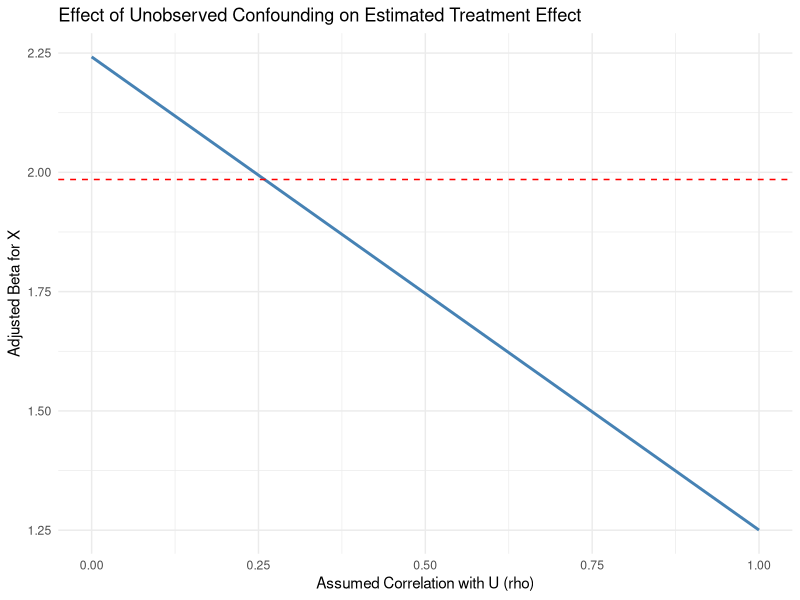

Recreate this plot in R.
## ---- chunk 1
knitr::opts_chunk$set(echo = TRUE, message = FALSE, warning = FALSE)
library(dplyr)
library(ggplot2)
# Optional: Uncomment to use sensemakr
# install.packages("sensemakr")
# library(sensemakr)
## ---- chunk 2
set.seed(123)
n <- 1000

U <- rnorm(n)  # unobserved confounder
X <- rbinom(n, 1, prob = plogis(0.3 * U))  # treatment depends on U
Y <- 2 * X + 1.5 * U + rnorm(n)  # outcome depends on X and U

data <- data.frame(X, Y, U)
## ---- chunk 3
naive_model <- lm(Y ~ X, data = data)
summary(naive_model)
## ---- chunk 4
true_model <- lm(Y ~ X + U, data = data)
summary(true_model)
## ---- chunk 5
bias_sim <- data.frame(
  rho = seq(0, 1, by = 0.05)
) %>%
  mutate(
    bias = rho * sd(U),
    adjusted_beta = coef(naive_model)[["X"]] - bias
  )

ggplot(bias_sim, aes(x = rho, y = adjusted_beta)) +
  geom_line(color = "steelblue", size = 1) +
  geom_hline(yintercept = coef(true_model)[["X"]], linetype = "dashed", color = "red") +
  labs(title = "Effect of Unobserved Confounding on Estimated Treatment Effect",
       x = "Assumed Correlation with U (rho)", y = "Adjusted Beta for X") +
  theme_minimal()
